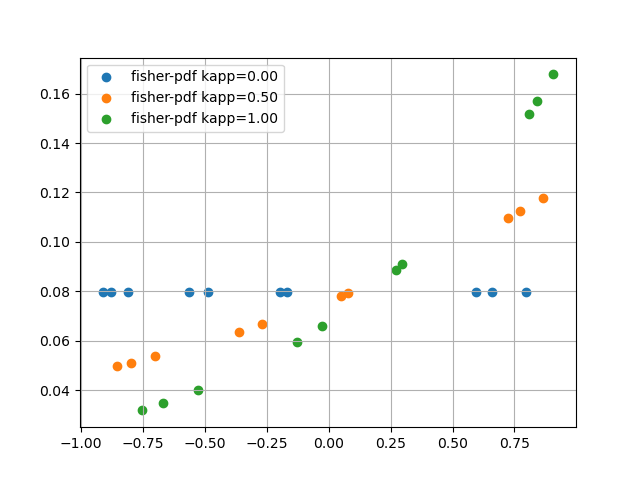

Python code for this plot:
#! /usr/bin/env python
#


def fisher_pdf(x, kappa, mu):

    # *****************************************************************************80
    #
    # FISHER_PDF evaluates the Fisher PDF.
    #
    #  Discussion:
    #
    #    The formulat for the PDF is:
    #
    #      PDF(KAPPA,MUX) = C(KAPPA) * exp ( KAPPA * MU' * X )
    #
    #    where:
    #
    #      0 <= KAPPA is the concentration parameter,
    #      MU is a point on the unit sphere, the mean direction,
    #      X is any point on the unit sphere,
    #      and C(KAPPA) is a normalization factor:
    #
    #      C(KAPPA) = sqrt ( KAPPA ) / ( ( 2 * pi )^(3/2) * I(0.5,KAPPA) )
    #
    #    where
    #
    #      I(nu,X) is the Bessel function of order NU and argument X.
    #
    #    For a fixed value of MU, the value of KAPPA determines the
    #    tendency of sample points to tend to be near MU.  In particular,
    #    KAPPA = 0 corresponds to a uniform distribution of points on the
    #    sphere, but as KAPPA increases, the sample points will tend to
    #    cluster more closely to MU.
    #
    #    The Fisher distribution for points on the unit sphere is
    #    analogous to the normal distribution of points on a line,
    #    and, more precisely, to the von Mises distribution on a circle.
    #
    #  Licensing:
    #
    #    This code is distributed under the GNU LGPL license.
    #
    #  Modified:
    #
    #    10 April 2016
    #
    #  Author:
    #
    #    John Burkardt
    #
    #  Reference:
    #
    #    Kanti Mardia, Peter Jupp,
    #    Directional Statistics,
    #    Wiley, 2000,
    #    LC: QA276.M335
    #
    #  Parameters:
    #
    #    Input, real X(3), the argument of the PDF.
    #    X should have unit Euclidean norm, but this routine will
    #    automatically work with a normalized version of X.
    #
    #    Input, real KAPPA, the concentration parameter.
    #    0 <= KAPPA is required.
    #
    #    Input, real MU(3), the mean direction.
    #    MU should have unit Euclidean norm, but this routine will
    #    automatically work with a normalized version of MU.
    #
    #    Output, real PDF, the value of the PDF.
    #
    import numpy as np
    from r8vec_dot_product import r8vec_dot_product
    from r8vec_norm import r8vec_norm
    from scipy import special
    from sys import exit
#
#  Force column-vector shape.
#
    if (kappa < 0.0):
        print('')
        print('FISHER_PDF - Fatal error!')
        print('  KAPPA must be nonnegative.')
        print('  Input KAPPA = %g' % (kappa))
        exit('FISHER_PDF - Fatal error!')

    if (kappa == 0.0):
        pdf = 1.0 / (4.0 * np.pi)
        return pdf

    alpha = 0.5

    b = special.iv(alpha, kappa)

    cf = np.sqrt(kappa) / (np.sqrt((2.0 * np.pi) ** 3) * b)

    mu_norm = r8vec_norm(3, mu)

    if (mu_norm == 0.0):
        pdf = cf
        return pdf

    x_norm = r8vec_norm(3, x)

    if (x_norm == 0.0):
        pdf = cf
        return pdf

    arg = kappa * (r8vec_dot_product(3, x, mu)) / (x_norm * mu_norm)

    pdf = cf * np.exp(arg)

    return pdf


def fisher_pdf_test():

    # *****************************************************************************80
    #
    # FISHER_PDF_TEST tests FISHER_PDF.
    #
    #  Licensing:
    #
    #    This code is distributed under the GNU LGPL license.
    #
    #  Modified:
    #
    #    10 April 2016
    #
    #  Author:
    #
    #    John Burkardt
    #
    import numpy as np
    import platform
    from r8vec_transpose_print import r8vec_transpose_print

    n = 10
    test_num = 3

    print('')
    print('FISHER_PDF_TEST')
    print('  Python version: %s' % (platform.python_version()))
    print('  FISHER_PDF evaluates the Fisher PDF.')

    import numpy as np
    import matplotlib.pyplot as plt

    plt.figure()
    for test in range(0, test_num):

        if (test == 0):
            kappa = 0.0
            mu = np.array([1.0, 0.0, 0.0])
        elif (test == 1):
            kappa = 0.5
            mu = np.array([1.0, 0.0, 0.0])
        elif (test == 2):
            kappa = 1.0
            #kappa = 10.0
            mu = np.array([1.0, 0.0, 0.0])

        print('')
        print('  PDF parameters:')
        print('    Concentration parameter KAPPA = %g' % (kappa))
        print('      X                         PDF')
        print('')

        seed = 123456789
        dat = []
        for j in range(0, n):

            x, seed = fisher_sample(kappa, mu, 1, seed)
            pdf = fisher_pdf(x, kappa, mu)

            print('  %8g  %8g  %8g    %14g' % (x[0, 0], x[1, 0], x[2, 0], pdf))
            dat.append(np.array([x[0, 0], x[1, 0], x[2, 0], pdf]))

        dat = np.array(dat)
        plt.scatter(dat[:, 0], dat[:, 3],
                    label="fisher-pdf kapp={:.2f}".format(kappa))

    plt.grid()
    plt.legend()
    plt.savefig("./fisher.png")
    plt.close()
#
#  Terminate.
#
    print('')
    print('FISHER_PDF_TEST')
    print('  Normal end of execution.')
    return


def fisher_sample(kappa, mu, n, seed):

    # *****************************************************************************80
    #
    # FISHER_SAMPLE samples the Fisher distribution.
    #
    #  Licensing:
    #
    #    This code is distributed under the GNU LGPL license.
    #
    #  Modified:
    #
    #    03 September 2008
    #
    #  Author:
    #
    #    John Burkardt
    #
    #  Reference:
    #
    #    Nicholas Fisher, Toby Lewis, Brian Embleton,
    #    Statistical Analysis of Spherical Data,
    #    Cambridge, 2003,
    #    ISBN13: 978-0521456999,
    #    LC: QA276.F489.
    #
    #  Parameters:
    #
    #    Input, real KAPPA, the concentration parameter.
    #
    #    Input, real MU(3), the mean direction.
    #    MU should have unit Euclidean norm, but this routine will
    #    automatically work with a normalized version of MU.
    #
    #    Input, integer N, the number of samples to choose.
    #
    #    Input, integer SEED, a seed for the random number generator.
    #
    #    Output, real XYZ(3,N), a sample of the Fisher distribution.
    #
    #    Output, integer SEED, a seed for the random number generator.
    #
    #  Local Parameters:
    #
    #    Input, real ALPHA, BETA, the colatitude (theta) and
    #    longitude (phi) of the mean direction.
    #
    import numpy as np
    from r8_uniform_01 import r8_uniform_01
    from r8vec_norm import r8vec_norm
    from r8vec_uniform_01 import r8vec_uniform_01
    from sys import exit

    mu_norm = r8vec_norm(3, mu)

    if (mu_norm == 0.0):
        print('')
        print('FISHER_SAMPLE - Fatal error!')
        print('  Direction vector MU is zero')
        exit('FISHER_SAMPLE - Fatal error!')

    alpha = - np.arccos(mu[2] / mu_norm)
    beta = np.arctan2(mu[1], mu[0])

    lam = np.exp(- 2.0 * kappa)

    theta, seed = r8vec_uniform_01(n, seed)

    if (kappa == 0.0):
        for i in range(0, n):
            theta[i] = 2.0 * np.arcsin(np.sqrt(1.0 - theta[i]))
    else:
        for i in range(0, n):
            theta[i] = 2.0 * np.arcsin(np.sqrt(- np.log(theta[i] * (1.0 - lam) + lam)
                                               / (2.0 * kappa)))

    phi, seed = r8vec_uniform_01(n, seed)
    for i in range(0, n):
        phi[i] = 2.0 * np.pi * phi[i]

    a = np.zeros([3, 3])
    xyz = np.zeros([3, n])

    for i in range(0, n):
        #
        #  Compute the unrotated points.
        #
        xyz[0, i] = np.sin(theta[i]) * np.cos(phi[i])
        xyz[1, i] = np.sin(theta[i]) * np.sin(phi[i])
        xyz[2, i] = np.cos(theta[i])
#
#  Compute the rotation matrix.
#
    a[0, 0] = np.cos(alpha) * np.cos(beta)
    a[1, 0] = - np.sin(beta)
    a[2, 0] = np.sin(alpha) * np.cos(beta)

    a[0, 1] = np.cos(alpha) * np.sin(beta)
    a[1, 1] = + np.cos(beta)
    a[2, 1] = np.sin(alpha) * np.sin(beta)

    a[0, 2] = - np.sin(alpha)
    a[1, 2] = 0.0
    a[2, 2] = np.cos(alpha)
#
#  Rotate the points.
#
    xyz = np.dot(a, xyz)

    return xyz, seed


if (__name__ == '__main__'):
    from timestamp import timestamp
    timestamp()
    fisher_pdf_test()
    timestamp()
